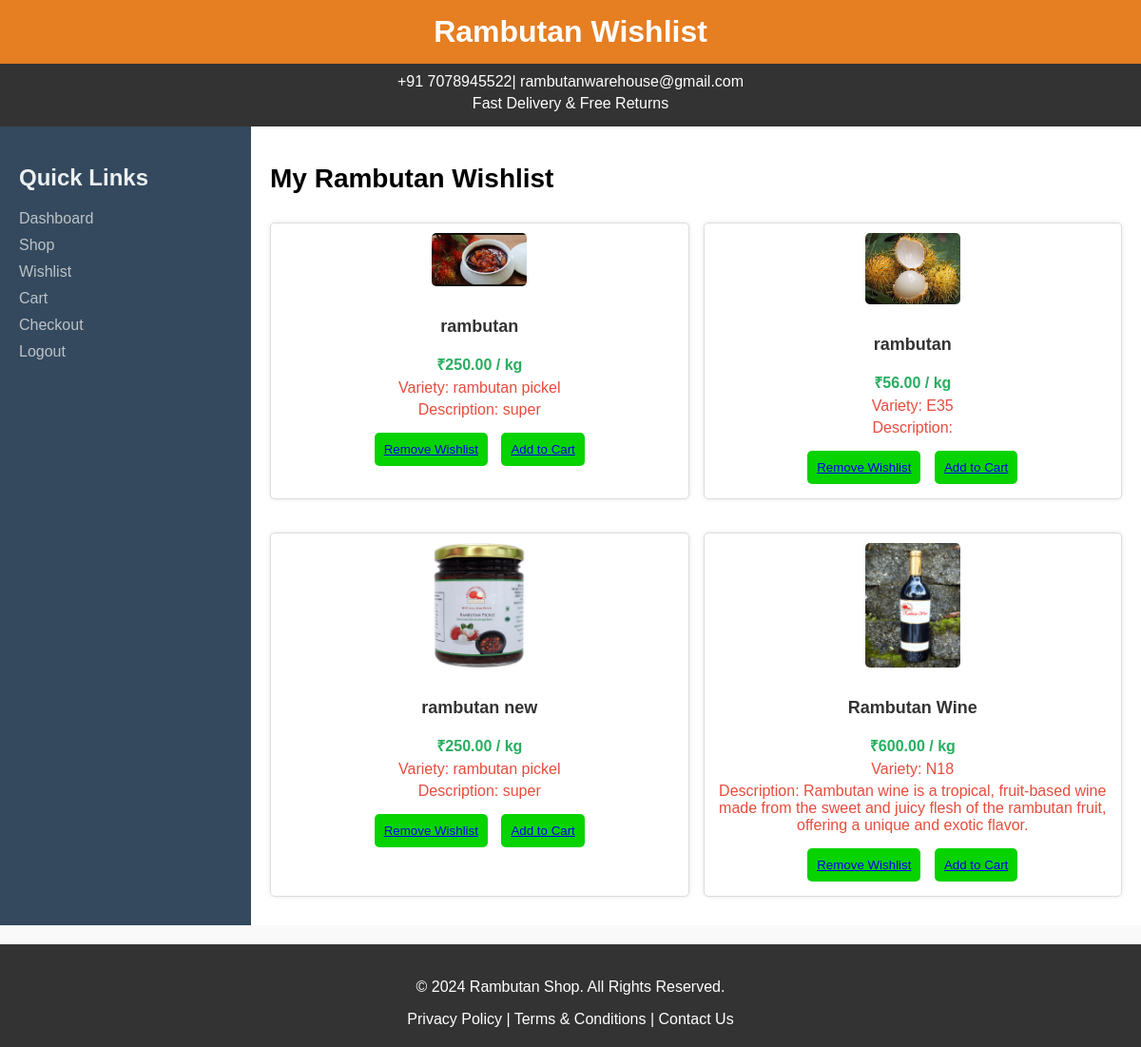
The page /wishlist/ (signed in) on the database its author committed.
### warehouse/models.py (models this page shows, shortened)
class RambutanPost(models.Model):
    farmer = models.ForeignKey('FarmerDetails', on_delete=models.CASCADE, related_name='rambutan_posts')
    name = models.CharField(max_length=255)
    variety = models.CharField(max_length=100)
    quantity = models.PositiveIntegerField()
    price_per_kg = models.DecimalField(max_digits=10, decimal_places=2)
    image = models.ImageField(upload_to='rambutan_images/', blank=True, null=True)
    description = models.TextField(blank=True, null=True)
    created_at = models.DateTimeField(auto_now_add=True)

### warehouse/views.py (the view)
# urls.py: path('wishlist/', views.wishlist, name='wishlist'),
@login_required
def wishlist(request):
    wishlist_items = Wishlist.objects.filter(user=request.user).select_related('rambutan_post')
    wishlists = RambutanPost.objects.filter(id__in=[item.rambutan_post_id for item in wishlist_items])
    return render(request, 'wishlist.html', {'wishlist_items': wishlists})

### warehouse/templates/wishlist.html (shortened to what this page needs)
<!DOCTYPE html>
<html lang="en">
<head>
</head>
<body>
<header>
    <h1>Rambutan Wishlist</h1>
</header>
<div class="top-bar">
    <span>+91 7078945522| rambutanwarehouse@gmail.com</span>
    <span>Fast Delivery & Free Returns</span>
</div>
<div class="container">
    <div class="sidebar">
        <h2>Quick Links</h2>
        <a href="{% url 'customer_dashboard' %}">Dashboard</a>
        <a href="{% url 'products_browse' %}">Shop</a>
        <a href="{% url 'wishlist' %}">Wishlist</a>
        <a href="{% url 'cart' %}">Cart</a>
        <a href="{% url 'checkout' %}">Checkout</a>
        <a href="{% url 'logout' %}">Logout</a>
    </div>
    <div class="main-content">
        <h1>My Rambutan Wishlist</h1>
        <div class="product-listing">
            {% for item in wishlist_items %}
            <div class="product">
                <img src="/media/{{ item.image }}" alt="{{ item.name }}" width="100px">
                <h3>{{ item.name }}</h3>
                <p class="price">₹{{ item.price_per_kg }} / kg</p>
                <p>Variety: {{ item.variety }}</p>
                <p>Description: {{ item.description }}</p>
                <div class="cart-buttons">
                    <button><a href="{% url 'remove_from_wishlist' item.id %}">Remove Wishlist</a></button>
                    <button><a href="{% url 'add_to_cart' item.id %}">Add to Cart</a></button>
                </div>
            </div>
            {% empty %}
            <p>No products available at the moment.</p>
            {% endfor %}
        </div>
    </div>
</div>
<footer>
    <p>&copy; 2024 Rambutan Shop. All Rights Reserved.</p>
    <a href="#">Privacy Policy</a> | <a href="#">Terms & Conditions</a> | <a href="#">Contact Us</a>
</footer>
</body>
</html>

### warehouse/templates/wishlist.html (style rules this page uses)
body { font-family: Arial, sans-serif; background-color: #f9f9f9; margin: 0; padding: 0; }
header { background-color: #e67e22; color: white; padding: 15px; text-align: center; }
header h1 { margin: 0; }
.top-bar { background-color: #333; color: white; text-align: center; padding: 10px; }
.top-bar span { display: block; margin-bottom: 5px; }
.container { display: flex; width: 100%; }
.sidebar { width: 20%; background-color: #34495e; padding: 20px; color: white; }
.sidebar h2 { color: #ecf0f1; }
.sidebar a { color: #bdc3c7; text-decoration: none; display: block; margin-bottom: 10px; }
.main-content { width: 80%; padding: 20px; background-color: #fff; }
.main-content h1 { font-size: 28px; margin-bottom: 20px; }
.product-listing { display: flex; flex-wrap: wrap; gap: 15px; }
.product { flex: 1 1 calc(33.333% - 20px); margin: 10px 0; border: 1px solid #ddd; padding: 10px; box-shadow: 0 0 5px rgba(0, 0, 0, 0.1); border-radius: 5px; background-color: #fff; text-align: center; }
.product img { max-width: 100%; height: auto; margin-bottom: 10px; border-radius: 5px; }
.product h3 { font-size: 18px; color: #333; }
.product p { font-size: 16px; color: #e74c3c; margin: 5px 0; }
.product .price { color: #27ae60; font-weight: bold; }
.product .cart-buttons { margin-top: 10px; }
.cart-buttons button { background-color: #07d300; border: none; color: white; padding: 10px; margin: 5px; cursor: pointer; border-radius: 5px; }
footer { text-align: center; padding: 20px; background-color: #333; color: white; margin-top: 20px; }
footer a { color: white; text-decoration: none; }

### rows shown on the page
RambutanPost: image (picture), name "rambutan", price_per_kg "250.00", variety "rambutan pickel", description "super"
RambutanPost: image (picture), name "rambutan", price_per_kg "56.00", variety "E35"
RambutanPost: image (picture), name "rambutan new", price_per_kg "250.00", variety "rambutan pickel", description "super"
RambutanPost: image (picture), name "Rambutan Wine", price_per_kg "600.00", variety "N18", description "Rambutan wine is a tropical, fruit-based wine made from the sweet and juicy flesh of the rambutan fruit, offering a unique and exotic flavor."
